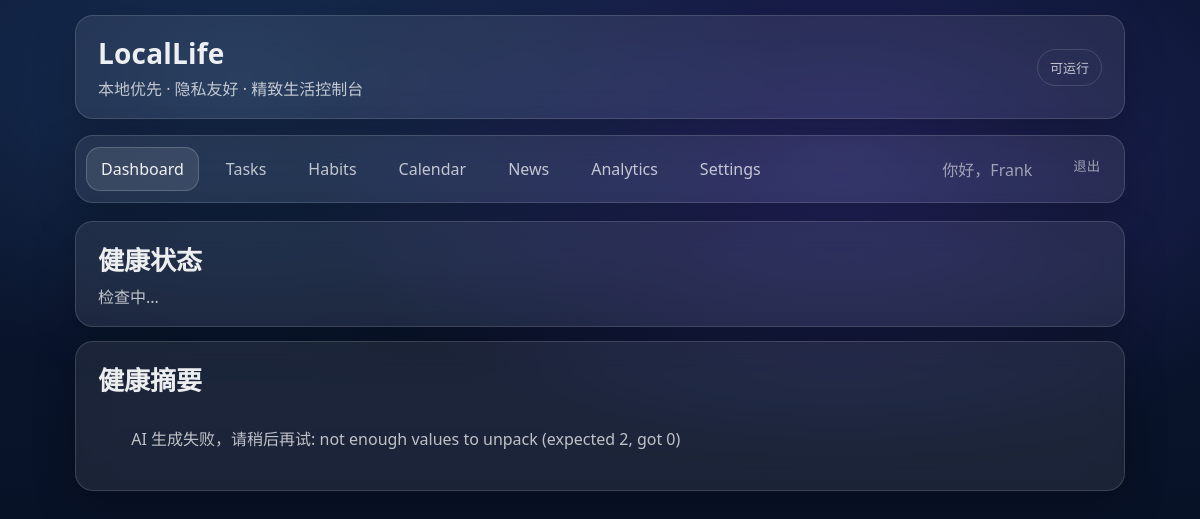
Page / (signed in) on the earlier database version.
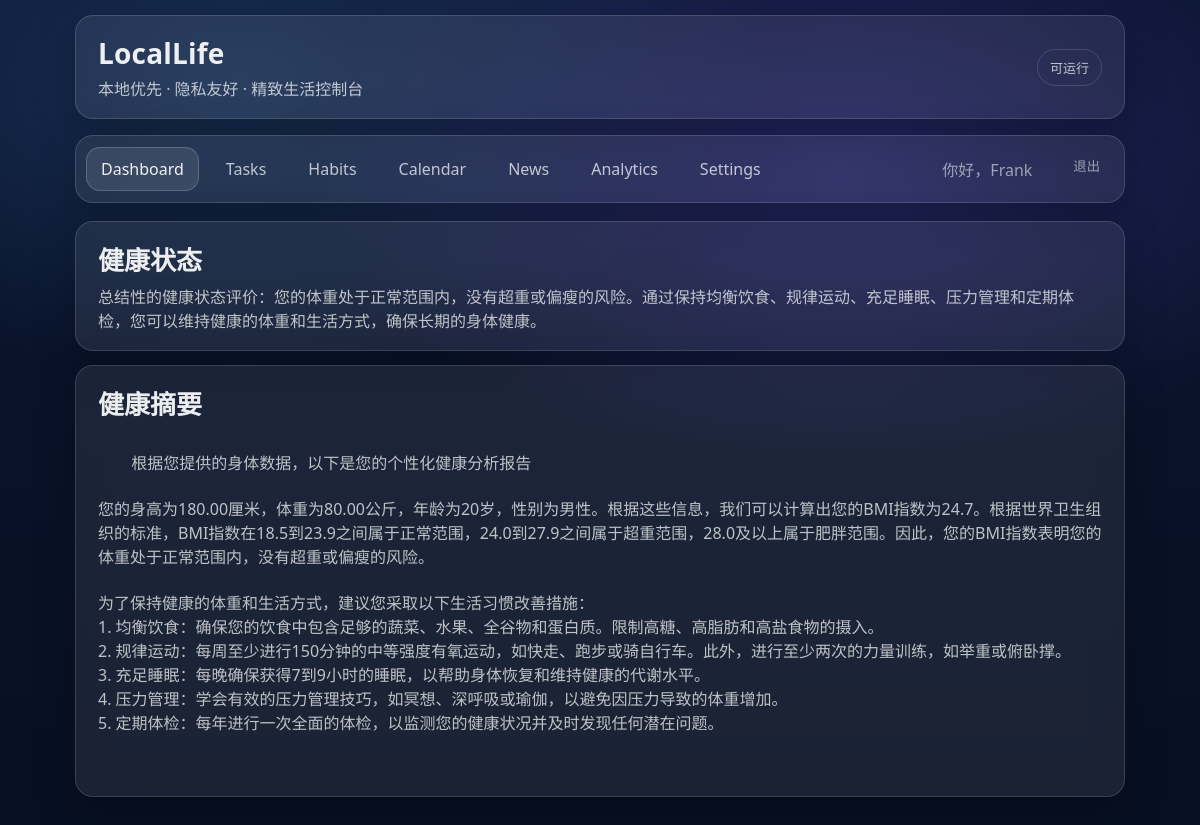
Same page on the later database version.
### profiles/models.py (models this page shows, shortened)
class HealthProfile(models.Model):
    user = models.OneToOneField(settings.AUTH_USER_MODEL, on_delete=models.CASCADE)
    height_cm = models.DecimalField(max_digits=5, decimal_places=2,null=True, blank=True)
    weight_kg = models.DecimalField(max_digits=5, decimal_places=2, null=True, blank=True)
    age_year=models.IntegerField(null=True,blank=True)
    updated_at = models.DateTimeField(auto_now=True)
    GENDER_CHOICES = [
        ("M", "男"),
        ("F", "女"),
    ]
    gender = models.CharField(max_length=1, choices=GENDER_CHOICES,blank=True)
    ai_summary = models.TextField(blank=True, default="")
    ai_status = models.CharField(max_length=64, blank=True, default="")
    ai_signature = models.CharField(max_length=64, blank=True, default="")  # 用于判断“数据是否变过”
    ai_updated_at = models.DateTimeField(null=True, blank=True)

### core/views.py (the view)
# urls.py: path("", views.dashboard, name="dashboard"),
@login_required
def dashboard(request):
    profile = HealthProfile.objects.filter(user=request.user).first()
    has_basic = (profile is not None and profile.height_cm is not None and profile.weight_kg is not None and profile.age_year is not None)
    ai_summary = ""
    ai_status = ""
    if has_basic:
        sig = make_signature(profile)
        if profile.ai_signature == sig and profile.ai_summary:
            ai_summary = profile.ai_summary
            ai_status = profile.ai_status or ""
        else:
            height = profile.height_cm
            weight = profile.weight_kg
            age = profile.age_year
            gender=profile.gender
            prompt = (
                f"用户身高：{height} cm，体重：{weight} kg，年龄：{age} 岁。性别（男：M女：F）：{gender}"
                "请根据这些数据生成一份针对用户个性化详细的健康分析报告，"
                "综合用户的这些信息，包括 BMI 指标解释、是否存在超重或偏瘦风险、"
                "建议的生活习惯改善措施等。"
                "注意：输出的时候不要用markdown格式，不要使用星号或者其他语法特殊符号，否则输出到html里会出现很多乱码"
                "最后一行给出一个总结性的健康状态评价，记住，评价内容都要在最后一行"
            )
            try:
                result = get_health_analysis(prompt)
                lines = result.split("\n")
                if len(lines) > 1:
                    ai_status = lines[-1]
                    ai_summary = "\n".join(lines[:-1])
                else:
                    ai_summary = result
                    ai_status = ""
                profile.ai_summary = ai_summary
                profile.ai_status = ai_status
                profile.ai_signature = sig
                profile.ai_updated_at = timezone.now()
                profile.save(update_fields=["ai_summary","ai_status","ai_signature","ai_updated_at"])
                profile.refresh_from_db()
            except Exception as e:
                ai_summary = f"AI 生成失败，请稍后再试: {str(e)}"
    return render(request,"core/dashboard.html",
                {"has_basic": has_basic,
                "ai_summary": ai_summary,
                "ai_status": ai_status,
                "profile": profile}
    )

### core/views.py (called while the page is built)
def make_signature(profile: HealthProfile) -> str:
    raw = f"{profile.height_cm}|{profile.weight_kg}|{profile.age_year}|{profile.gender}"
    return hashlib.sha256(raw.encode("utf-8")).hexdigest()

### profiles/zhipu_client.py (called while the page is built)
def get_health_analysis(prompt: str) -> str:
    resp = _client.chat.completions.create(
        model=settings.ZAI_MODEL,
        messages=[
            {"role": "system", "content": "请根据用户提供的身体数据给出专业的健康分析报告。（中文输出）"},
            {"role": "user", "content": prompt},
        ],
        temperature=0.7,
    )
    return resp.choices[0].message.content

### templates/core/dashboard.html (shortened to what this page needs)
{% extends "base.html" %}
{% block content %}
  <section class="glass card">
    <div class="card-title">健康状态</div>
    {% if has_basic %}
      <div class="card-subtitle">
        {{ ai_status|default:"检查中..." }}
      </div>
    {% else %}
      <div class="card-subtitle">
        健康检查暂不可用，请先去 Settings 填写健康基本信息
      </div>
    {% endif %}
  </section>
  <section class="glass card">
    <div class="card-title">健康摘要</div>
    {% if has_basic %}
      <div class="card-subtitle" style="white-space: pre-wrap;">
        {{ ai_summary }}
      </div>
    {% else %}
      <div class="card-subtitle">请先去 Settings 填写健康基本信息</div>
    {% endif %}
  </section>
{% endblock %}

Differences in the rows shown:
now on this page (row edited): HealthProfile: ai_status "总结性的健康状态评价：您的体重处于正常范围内，没有超重或偏瘦的风险。通过保持均衡饮食、规律运动、充足睡眠、压力管理和定期体检，您可以维持健康的体重和生活方式，确保长期的身体健康。", ai_summary "根据您提供的身体数据，以下是您的个性化健康分析报告 您的身高为180.00厘米，体重为80.00公斤，年龄为20岁，性别为男性。根据这些信息，我们可以计算出您的BMI指数为24.7。根据世界卫生组织的标准，BMI指数在18.5到23.9之间属于正常范围，24.0到27.9之间属于超重范围，28.0及以上属于肥胖范围。因此，您的BMI指数表明您的体重处于正常范围内，没有超重或偏瘦的风险。 为了保持健康的体重和生活方式，建议您采取以下生活习惯改善措施： 1. 均衡饮食：确保您的饮食中包含足够的蔬菜、水果、全谷物和蛋白质。限制高糖、高脂肪和高盐食物的摄入。 2. 规律运动：每周至少进行150分钟的中等强度有氧运动，如快走、跑步或骑自行车。此外，进行至少两次的力量训练，如举重或俯卧撑。 3. 充足睡眠：每晚确保获得7到9小时的睡眠，以帮助身体恢复和维持健康的代谢水平。 4. 压力管理：学会有效的压力管理技巧，如冥想、深呼吸或瑜伽，以避免因压力导致的体重增加。 5. 定期体检：每年进行一次全面的体检，以监测您的健康状况并及时发现任何潜在问题。"
Other differences:
{{ ai_status|default:"检查中..." }}: "检查中..." → (not shown)
{{ ai_summary }}: "AI 生成失败，请稍后再试: not enough values to unpack (expected 2, got 0)" → (not shown)
